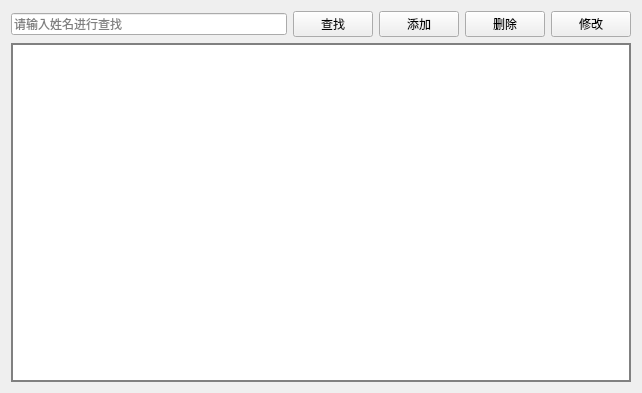
<?xml version="1.0" encoding="UTF-8"?>
<ui version="4.0">
 <class>VisitView</class>
 <widget class="QWidget" name="VisitView">
  <property name="geometry">
   <rect>
    <x>0</x>
    <y>0</y>
    <width>642</width>
    <height>393</height>
   </rect>
  </property>
  <property name="windowTitle">
   <string>就诊记录</string>
  </property>
  <layout class="QVBoxLayout" name="verticalLayout">
   <item>
    <layout class="QHBoxLayout" name="horizontalLayout">
     <item>
      <widget class="QLineEdit" name="lineEdit">
       <property name="placeholderText">
        <string>请输入姓名进行查找</string>
       </property>
      </widget>
     </item>
     <item>
      <widget class="QPushButton" name="btSrearch">
       <property name="text">
        <string>查找</string>
       </property>
       <property name="icon">
        <iconset resource="icons.qrc">
         <normaloff>:/icons/find.png</normaloff>:/icons/find.png</iconset>
       </property>
      </widget>
     </item>
     <item>
      <widget class="QPushButton" name="btAdd">
       <property name="text">
        <string>添加</string>
       </property>
       <property name="icon">
        <iconset resource="icons.qrc">
         <normaloff>:/icons/add.png</normaloff>:/icons/add.png</iconset>
       </property>
      </widget>
     </item>
     <item>
      <widget class="QPushButton" name="btDelete">
       <property name="text">
        <string>删除</string>
       </property>
       <property name="icon">
        <iconset resource="icons.qrc">
         <normaloff>:/icons/delete.png</normaloff>:/icons/delete.png</iconset>
       </property>
      </widget>
     </item>
     <item>
      <widget class="QPushButton" name="btChange">
       <property name="text">
        <string>修改</string>
       </property>
       <property name="icon">
        <iconset resource="icons.qrc">
         <normaloff>:/icons/change.png</normaloff>:/icons/change.png</iconset>
       </property>
      </widget>
     </item>
    </layout>
   </item>
   <item>
    <widget class="QTableView" name="tableView">
     <property name="styleSheet">
      <string notr="true">/* 表格设置 */
QTableView{  /** QTableView设置 */

    background-color: white;
    border: 2px solid gray;
     
      selection-background-color:rgb(0, 170, 0);
}

 
QHeaderView::section{         /*表头设置*/
    border: none;
    height:20px;    /*表头高度*/
    color: white;
    font-size: 15px;
    font-weight: 900;
    background-color:rgb(66, 170, 114);
    text-align: center;
}
 
</string>
     </property>
    </widget>
   </item>
  </layout>
 </widget>
 <resources>
  <include location="icons.qrc"/>
 </resources>
 <connections/>
</ui>
